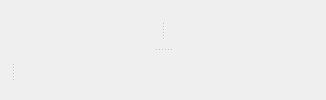
      <widget class="QWidget" name="displayTab">
       <attribute name="title">
        <string>Display</string>
       </attribute>
       <layout class="QVBoxLayout" name="verticalLayout_8">
        <item>
         <widget class="QSplitter" name="batchSplitter">
          <property name="orientation">
           <enum>Qt::Vertical</enum>
          </property>
          <widget class="QSplitter" name="splitter_5">
           <property name="orientation">
            <enum>Qt::Horizontal</enum>
           </property>
           <widget class="AnalysisWidget" name="analysisWidget" native="true">
            <property name="sizePolicy">
             <sizepolicy hsizetype="Expanding" vsizetype="Expanding">
              <horstretch>0</horstretch>
              <verstretch>0</verstretch>
             </sizepolicy>
            </property>
           </widget>
           <widget class="FtPlot" name="acqFtPlot" native="true">
            <property name="sizePolicy">
             <sizepolicy hsizetype="Expanding" vsizetype="Expanding">
              <horstretch>0</horstretch>
              <verstretch>0</verstretch>
             </sizepolicy>
            </property>
           </widget>
          </widget>
          <widget class="QSplitter" name="batchPlotSplitter">
           <property name="orientation">
            <enum>Qt::Horizontal</enum>
           </property>
           <widget class="QWidget" name="batchPlot" native="true"/>
           <widget class="PeakListWidget" name="peakListWidget" native="true">
            <property name="minimumSize">
             <size>
              <width>300</width>
              <height>0</height>
             </size>
            </property>
           </widget>
          </widget>
         </widget>
        </item>
       </layout>
      </widget>
